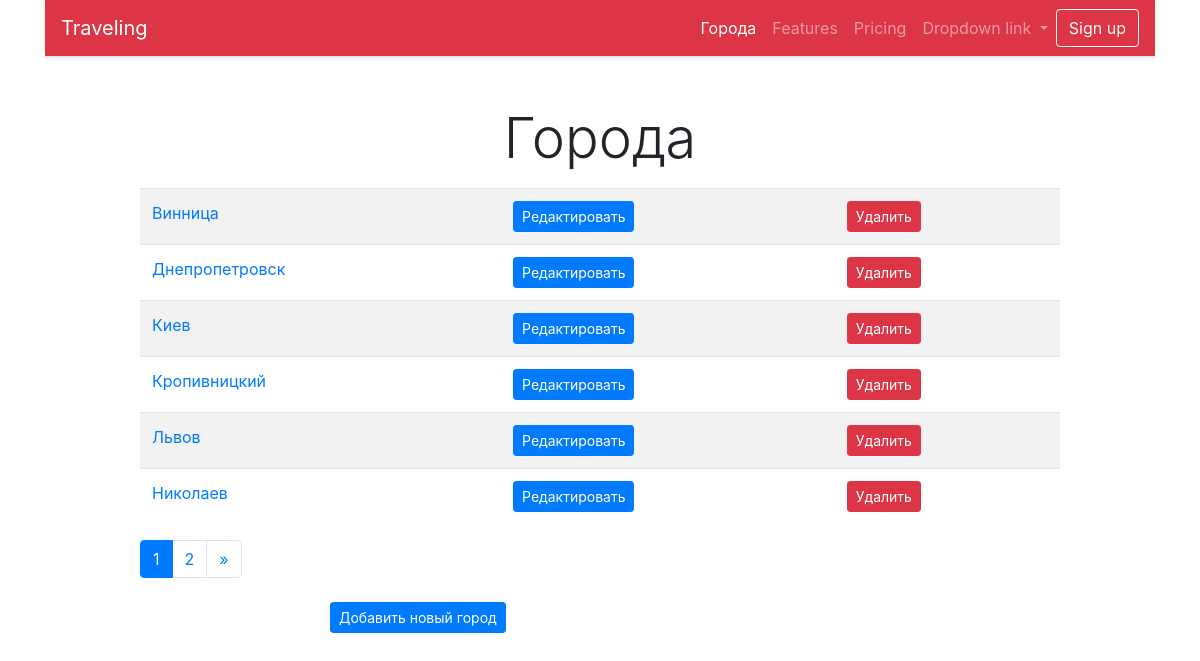
Before: /cities/ with the older database file.
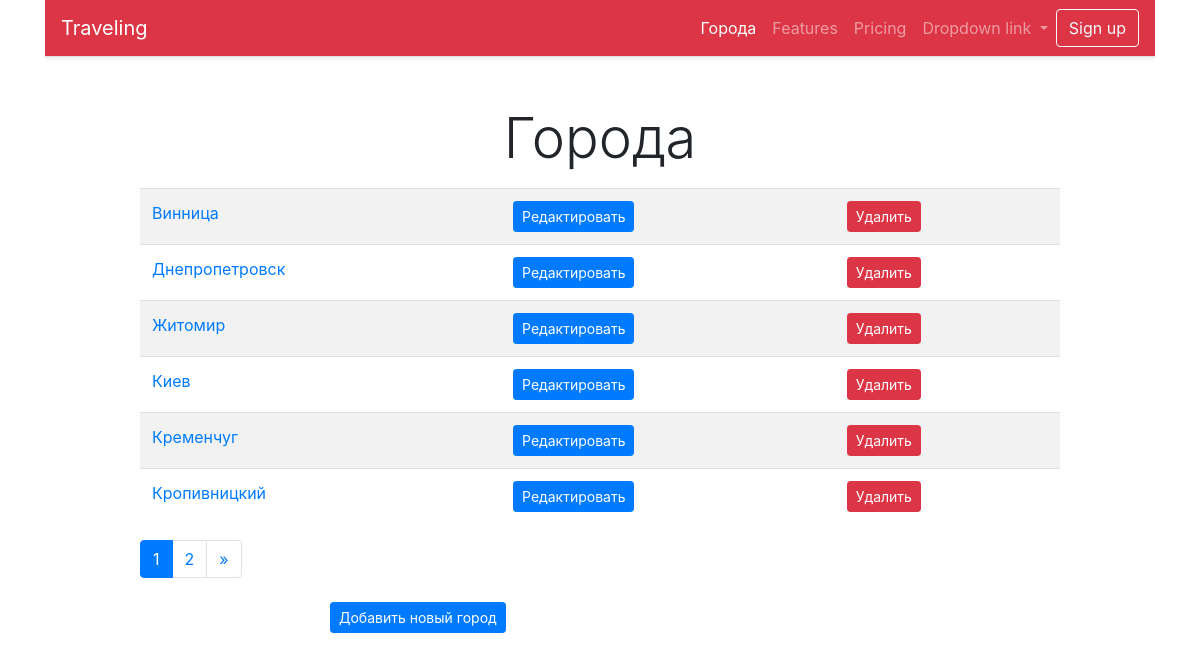
After: the same page with the newer database file.
### cities/models.py (models this page shows, shortened)
class City(models.Model):
    name = models.CharField(max_length=100, unique=True, verbose_name='Город')
    class Meta:
        verbose_name = 'Город'
        verbose_name_plural = 'Города'
        ordering = ['name']

### cities/views.py (the view)
# urls.py: path('', home, name='home'),
def home(request):
    cities = City.objects.all()
    paginator = Paginator(cities, 6)
    page = request.GET.get('page')
    cities = paginator.get_page(page)
    return render(request, 'cities/home.html', {'objects_list': cities})

### cities/templates/cities/home.html (shortened to what this page needs)
{% extends "base.html" %}
{% block content %}
    <h1 class="display-4 text-center my-2">Города</h1>
    <div class="row">
        <div class="col-md-10 mx-auto my-2">
            <table class="table table-striped">
            {% for object in objects_list%}
                <tr>
                    <td>
                        <a href="{% url 'city:detail' pk=object.pk %}">
                            {{ object.name }}
                        </a>
                    </td>
                    <td>
                        <a href="{% url 'city:update' pk=object.pk %}">
                            <button type="button" class="btn btn-primary btn-sm">
                                Редактировать
                            </button>
                        </a>
                    </td>
                    <td>
                        <a href="{% url 'city:delete' pk=object.pk %}">
                            <button type="button" class="btn btn-danger btn-sm">
                                Удалить
                            </button>
                        </a>
                    </td>
                </tr>
            {% endfor %}
            </table>
            <nav aria-label="Page navigation example">
                 <ul class="pagination ">
                     {% for page in objects_list.paginator.page_range %}
                        {% if page == objects_list.number %}
                            <li class="page-item active">
                                <a class="page-link" href="#"> {{page}}
                                </a>
                            </li>
                        {% else %}
                            <li class="page-item">
                                <a class="page-link"
                                    href="?page={{page}}">
                                    {{page}}
                                </a>
                            </li>
                        {% endif %}
                     {% endfor %}
                     {% if objects_list.has_next %}
                        <li class="page-item">
                            <a class="page-link"
                                href="?page={{objects_list.paginator.num_pages }}"
                                    aria-label="Next">
                                <span aria-hidden="true">&raquo;</span>
                            </a>
                        </li>
                     {% endif %}
                 </ul>
             </nav>
        </div>
    </div>
    <div class="row">
        <div class="col-md-6 mx-auto">
            <a href="{% url 'city:add' %}">
                 <button type="button" class="btn btn-primary btn-sm">
                      Добавить новый город
                 </button>
            </a>
        </div>
    </div>
{% endblock content%}

Changed rows visible on the page:
no longer on this page (row unchanged): City: name "Львов"
no longer on this page (row unchanged): City: name "Николаев"
added City: name "Житомир"
added City: name "Кременчуг"
